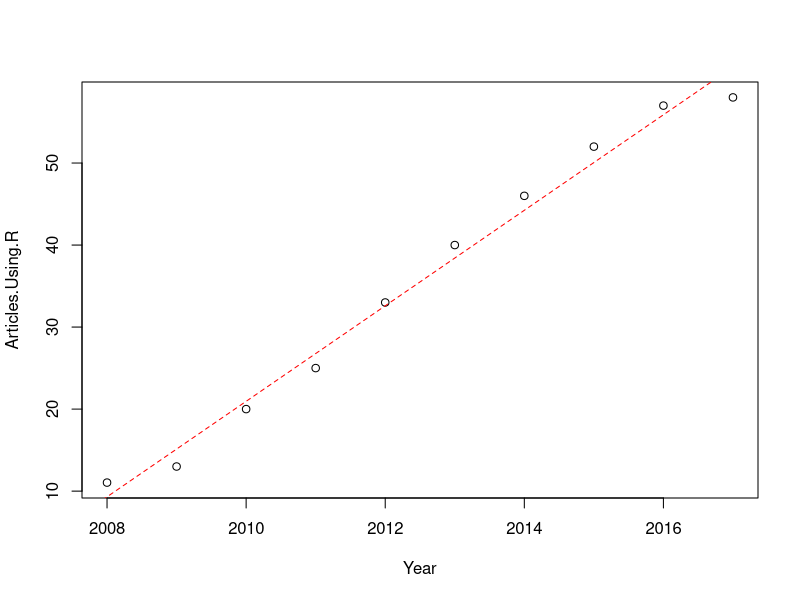

Write R code to recreate this figure. (Note: this script raises an error after producing the figure.)
## ---- chunk 1
knitr::opts_chunk$set(echo = TRUE)

#Loading packages
library(dplyr)
library(ggplot2)
library(knitr)
library(tidyverse)
## ---- chunk 2
#Load the data
Articles_Use <- read.csv("./Data/Articles_Use.csv")

#Check if import was correct
head(Articles_Use)

#Check names of columns in data
names(Articles_Use)

#Check structure of data
str(Articles_Use)

#Estimate total number of research articles evaluated
total_articles <- sum(Articles_Use$Total_Number_Articles, na.rm = TRUE)

#Average, minimum, and maximum number of articles
average_articles <- mean(Articles_Use$Total_Number_Articles, na.rm = TRUE)
min_articles <- min(Articles_Use$Total_Number_Articles, na.rm = TRUE)
max_articles <- max(Articles_Use$Total_Number_Articles, na.rm = TRUE)

#Journal with highest number of articles
journal_articles_top <- Articles_Use$Journal[(Articles_Use$Total_Number_Articles == max(Articles_Use$Total_Number_Articles, na.rm = TRUE))]

#Rank journals by IF in descending order
journal_ranking_if <- Articles_Use[order(Articles_Use$IF_2017,decreasing=T),c("IF_2017", "Journal", "Total_Number_Articles")]

#Print journal ranking in a table
knitr::kable(journal_ranking_if, caption = "Journals ranked by IF (impact factor)")
## ---- chunk 3
#Load the data
MeanPercent2008_2017 <- read.csv("./Data/MeanPercent2008_2017.csv")

#Check if data was loaded correctly
str(MeanPercent2008_2017)

#Determine Pearson correlation between Year and R percentage usage
correlation_result <- cor.test(MeanPercent2008_2017$Year,
                                MeanPercent2008_2017$Articles.Using.R)
correlation_result
## ---- chunk 4
#Fitting a linear model to the data
Model.1 <- lm(Articles.Using.R ~ Year, # The regression 
                 data = MeanPercent2008_2017) # The data

#Extracting the annual rate of increase (slope coefficient) from the linear model
annual_rate_increase <- coef(Model.1)[2]
annual_rate_increase

#Plotting the relationship between Year and Percentage
plot(Articles.Using.R ~ Year, data = MeanPercent2008_2017)
abline(Model.1,  # The linear model object
          col = "red",  # The color of the line
          lty = 2)     # A dashed line type
   
## ---- chunk 5

knitr::include_graphics("./Data/PopularPackages.png")

## ---- chunk 6

